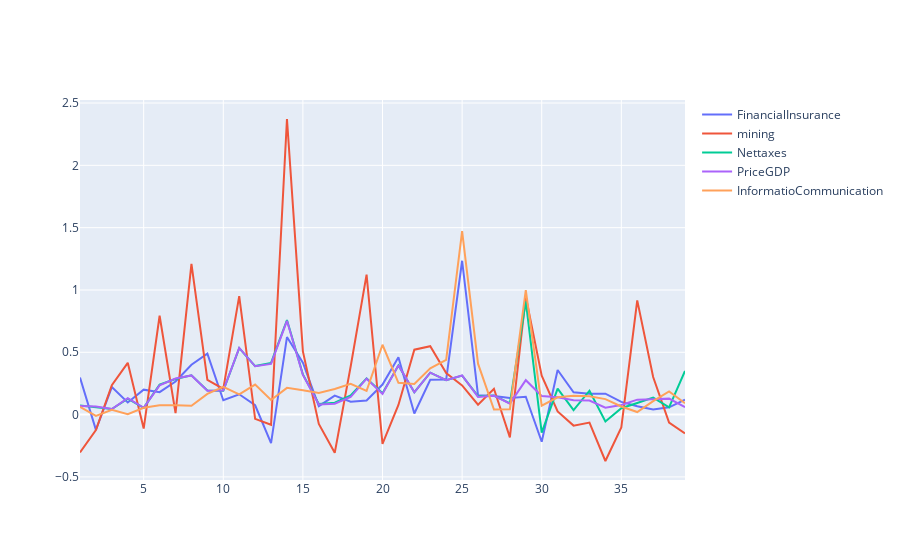

Notebook source saved alongside this figure:
### Code cell
fig = go.Figure()
fig.add_trace(go.Scatter(x=d3.index, y=d3['FinancialInsurance_diff'],
mode='lines', name = 'FinancialInsurance'))
fig.add_trace(go.Scatter(x=d3.index, y=d3['Mining_diff'],
mode='lines', name = 'mining'))
fig.add_trace(go.Scatter(x=d3.index, y=d3['NetTaxes_diff'],
mode='lines', name = 'Nettaxes'))
fig.add_trace(go.Scatter(x=d3.index, y=d3['PriceGDP_diff'],
mode='lines', name = 'PriceGDP'))
fig.add_trace(go.Scatter(x=d3.index, y=d3['InfoComm_diff'],
mode='lines', name = 'InformatioCommunication'))
